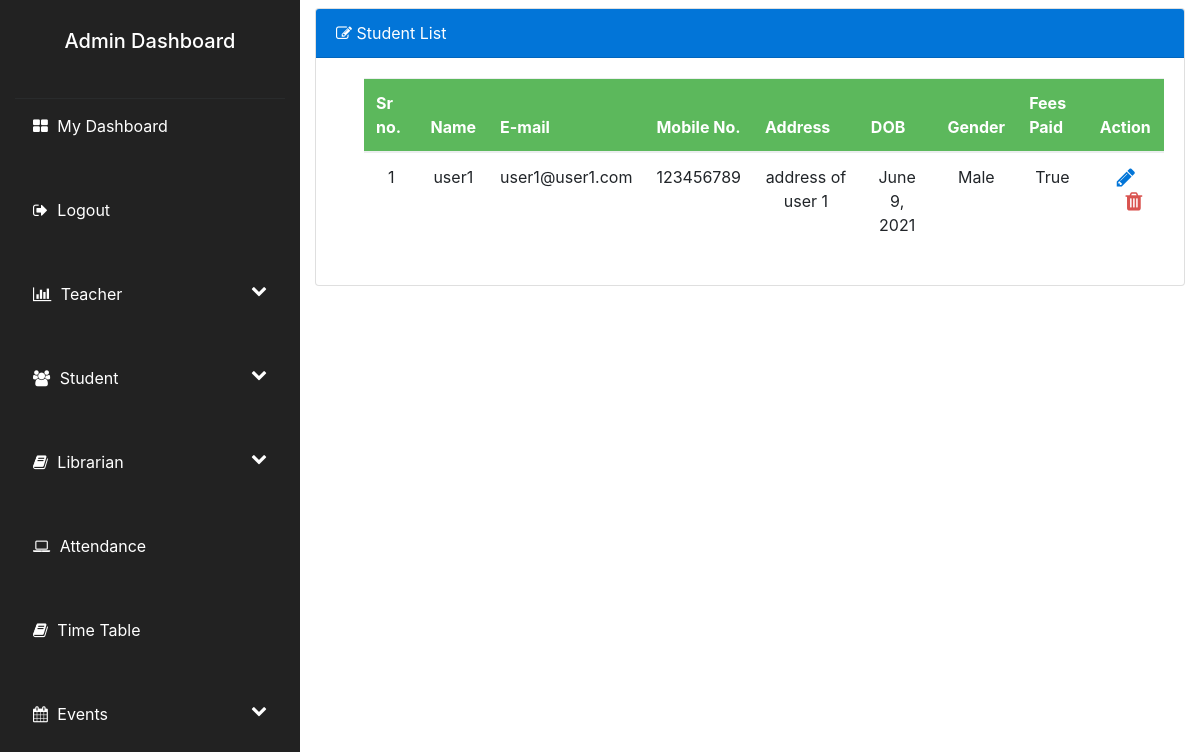
The app's page /view_students (signed in), older data.
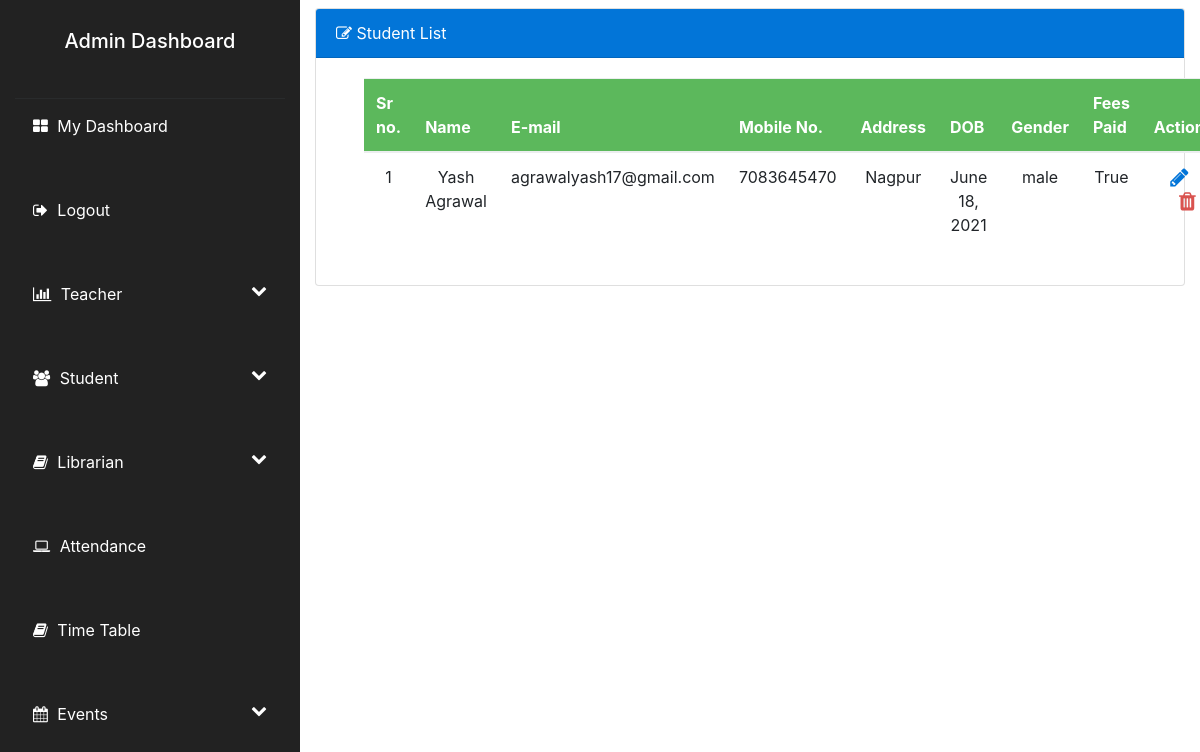
The same page, newer data.
### accounts/models.py (models this page shows, shortened)
class Student(models.Model):
    profile_id = models.AutoField(primary_key=True)
    user = models.ForeignKey(User, on_delete=models.CASCADE)
    name = models.CharField(max_length=60,default='')
    phone_number = models.CharField(max_length=30,default='')
    date_of_birth = models.DateField(null=True)
    address = models.CharField(max_length=100,default='')
    gender = models.CharField(max_length=10,default='')
    fees_paid = models.BooleanField(default=False)

class User(AbstractBaseUser):
    email = models.EmailField(max_length=100,unique=True)
    active = models.BooleanField(default=True) # account is active
    staff = models.BooleanField(default=False) #staff rights
    admin = models.BooleanField(default=False) #admin rights
    admin_user = models.BooleanField(default=False)
    student_user = models.BooleanField(default=False)
    teacher_user = models.BooleanField(default=False)
    librarian_user = models.BooleanField(default=False)
    USERNAME_FIELD = 'email'
    REQUIRED_FIELDS = []
    objects = UserManager()
    @property
    def is_active(self):
        return self.active

### accounts/views.py (the view)
# urls.py: path('view_students',views.view_students,name='view_students'),
@cache_control(no_cache=True, must_revalidate=True, no_store=True)
@login_required(login_url='user_login')
def view_students(request):
    if user_validator(request) != "ADMIN":
        return render(request, 'entry_restricted.html', {})
    students = Student.objects.all()
    return render(request, 'view_student.html', {'students': students})

### accounts/views.py (called while the page is built)
def user_validator(request):
    if request.user is not None and request.user.is_active:
        if request.user.admin_user:
            return "ADMIN"
        elif request.user.student_user:
            return "STUDENT"
        elif request.user.teacher_user:
            return "TEACHER"
        elif request.user.librarian_user:
            return "LIBRARIAN"
    return "ERROR"

### accounts/templates/view_student.html (shortened to what this page needs)
{% extends 'admin_dashboard.html' %}
{% block head %}
<link href="https://cdn.datatables.net/1.10.7/css/jquery.dataTables.min.css" rel="stylesheet"/>
<link href="https://cdn.datatables.net/plug-ins/1.10.7/integration/bootstrap/3/dataTables.bootstrap.css" rel="stylesheet" />
<link href="https://cdn.datatables.net/responsive/1.0.6/css/dataTables.responsive.css" rel="stylesheet" />
{% endblock %}
{% block body %}
<div class="animated fadeIn">
  <div class="card my-2">
      <div class="card-header bg-primary text-white display-5 ">
          <i class="fa fa-edit"></i> Student List
      </div>
      {% if students %}
      <div class="card-body text-center pl-5">
        <table id="myTable" class="table dt-responsive" cellspacing="1" width="100%">
          <thead class="bg-success text-white text-center">
              <tr>
                  <th>Sr no.</th>
                  <th>Name</th>
                  <th>E-mail</th>
                  <th>Mobile No.</th>
                  <th>Address</th>
                  <th>DOB</th>
                  <th>Gender</th>
                  <th>Fees Paid</th>
                  <th>Action</th>
              </tr>
          </thead>
          <tbody>
              {% for student in students %}
              <tr>
                  <td>{{forloop.counter}}</td>
                  <td>{{student.name}}</td>
                  <td>{{student.user.email}}</td>
                  <td>{{student.phone_number}}</td>
                  <td>{{student.address}}</td>
                  <td>{{student.date_of_birth}}</td>
                  <td>{{student.gender}}</td>
                  <td>{{student.fees_paid}}</td>
                  <td class="text-center"> <a onclick="studentId({{student.profile_id}})" class="edit" style="border:none;background-color:transparent;"><i class="fa fa-pencil text-primary fa-lg edit" aria-hidden="true"></i></a> <a href="/delete_student/{{student.profile_id}}" class="delete" style="border:none;background-color:transparent;"><i class="fa fa-trash text-danger ml-3 fa-lg" aria-hidden="true"></i></button>  </td>
                  </tr>
             {% endfor %}
          </tbody>
      </table>
      </div>
      {% else %}
      <div class="card-body">
          <h3>No Student Found</h3>
      </div>
      {% endif %}
  </div>
</div>
{% endblock %}

### accounts/templates/admin_dashboard.html (shortened to what this page needs)
<!DOCTYPE html>
<html lang="en">
<head>
    <link rel="stylesheet" href="https://maxcdn.bootstrapcdn.com/bootstrap/4.5.2/css/bootstrap.min.css">
{% load static %}
<link rel="stylesheet" href="{% static 'css/admin_dashboard.css' %}">
    {% block head %}
{% endblock %}
</head>
<body>
    <div class="container-fluid">
        <div class="row">
                <div class="main col-12 col-sm-3" style="background-color: #222; ">
                    <div class="sidebar left pb-3">
                      <div class="user-panel" style="text-align: center;">
                        <div class=" info ">
                          <h5 class="pb-2 text-center" style="text-align: center;">Admin Dashboard</h5>
                        </div>
                      </div>
                      <ul class="list-sidebar bg-defoult">
                        <li> <a href="{% url 'home' %}" data-toggle="collapse" data-target="#dashboard" class="collapsed active" > <i class="fa fa-th-large"></i> <span class="nav-label"> My Dashboard </span></a></li>
                        <li> <a href="{% url 'user_logout' %}"> <i class="fa fa-sign-out"></i> <span class="nav-label"> Logout </span></a> </li>
                        <li> <a href="#" data-toggle="collapse" data-target="#teachers" class="collapsed active" > <i class="fa fa-bar-chart-o"></i> <span class="nav-label">Teacher</span> <span class="fa fa-chevron-down pull-right"></span> </a>
                      </li>
                      <li> <a href="#" data-toggle="collapse" data-target="#student" class="collapsed active" > <i class="fa fa-users"></i> <span class="nav-label">Student</span> <span class="fa fa-chevron-down pull-right"></span> </a>
                      </li>
                      <li> <a href="#" data-toggle="collapse" data-target="#librarian" class="collapsed active" > <i class="fa fa-book"></i> <span class="nav-label">Librarian</span> <span class="fa fa-chevron-down pull-right"></span> </a>
                      </li>
                    <li> <a href="#"><i class="fa fa-laptop"></i> <span class="nav-label">Attendance</span></a> </li>
                    <li> <a href="#"><i class="fa fa-book"></i> <span class="nav-label">Time Table</span></a> </li>
                    <li> <a href="#" data-toggle="collapse" data-target="#event" class="collapsed active" > <i class="fa fa-calendar"></i> <span class="nav-label">Events</span> <span class="fa fa-chevron-down pull-right"></span> </a>
                    </li>
              </ul>
              </div>
              </div>
            <div class="col-12 col-sm-9">
              {% block body %} {% endblock %}
            </div>
        </div>
    </div>
</body>
</html>

Row changes from the older to the newer data that the page shows:
removed Student: name "user1", user.email "user1@user1.com", phone_number "123456789", address "address of user 1", date_of_birth "June 9, 2021", gender "Male", fees_paid "True"
added Student: name "Yash Agrawal", user.email "agrawalyash17@gmail.com", phone_number "7083645470", address "Nagpur", date_of_birth "June 18, 2021", gender "male", fees_paid "True"
